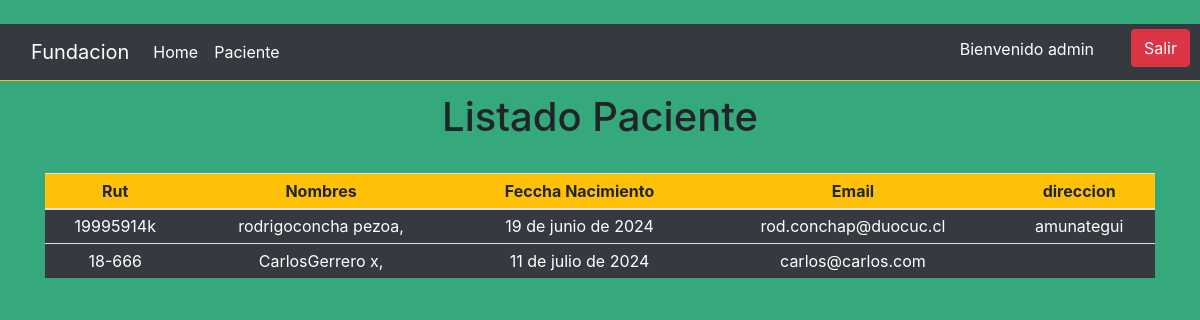
Screenshot of /fundacion/index/ (signed in) with the database file from the repository.
### alumnos/models.py (models this page shows, shortened)
class Alumno(models.Model):
    rut              = models.CharField(primary_key=True, max_length=10)
    nombre           = models.CharField(max_length=20)
    apellido_paterno = models.CharField(max_length=20)
    apellido_materno = models.CharField(max_length=20)
    fecha_nacimiento = models.DateField(blank=False, null=False)
    id_genero        = models.ForeignKey('Genero',on_delete=models.CASCADE, db_column='idGenero')
    telefono         = models.CharField(max_length=45)
    email            = models.EmailField(unique=True, max_length=100, blank=True, null=True)
    direccion        = models.CharField(max_length=50, blank=True, null=True)
    activo           = models.IntegerField()

### alumnos/views.py (the view)
# urls.py: path('index/', views.index, name='index'),
@login_required
def index(request):
    alumnos = Alumno.objects.all()
    context = {"alumnos": alumnos}
    return render(request, 'alumnos/index.html', context)

### alumnos/templates/alumnos/index.html (shortened to what this page needs)
{% extends 'alumnos/base.html'  %}
{% load static %}
    {% block contenido %}
    <h1>Listado Paciente</h1>
    <br>
    <div class="container">
        <table class="table table-sm table-hover bg-dark text-white py-5 ">
                <thead class="btn-warning">
                    <tr>
                    <th>Rut</th>
                    <th>Nombres</th>
                    <th>Feccha Nacimiento</th>
                    <th>Email</th>
                    <th>direccion</th>
                    </tr>
                </thead>
                <tbody>
                    {% for alumno in alumnos %}
                    <tr>
                        <td> {{ alumno.rut }}</td>
                        <td> {{ alumno.nombre }}{{ alumno.apellido_paterno }}
                            {{ alumno.apellido_materno }},</td>
                            <td> {{ alumno.fecha_nacimiento }}</td>
                            <td>{{ alumno.email }}</td>
                            <td>{{ alumno.direccion }}</td>
                    </tr>
                    {% endfor %}
                </tbody>
    </table>
    </div>
    {% endblock  %}

### alumnos/templates/alumnos/base.html (shortened to what this page needs)
{% load static %}
<!DOCTYPE html>
<html lang="es">
<head>
    <link rel="stylesheet" href="{% static '/css/bootstrap.min.css'  %}">
    <link rel="stylesheet" href="{% static '/css/estilos.css'  %}">
</head>
<body>
    <nav class="navbar navbar-expand-lg bg-dark border-bottom border-warning text-white">
        <div class="container-fluid">
          <a class="navbar-brand text-white" href="{% url 'index'%}">Fundacion</a>
          <div class="collapse navbar-collapse" id="navbarNavDropdown">
            <ul class="navbar-nav">
              <li class="nav-item">
                <a class="nav-link active text-white" aria-current="page" href="{% url 'index'%}">Home</a>
              </li>
              <li class="nav-item">
                <a class="nav-link text-white" href="{% url 'paciente_list'%}">Paciente</a>
              </li>
            </ul>
            {% if request.user.is_authenticated %}
            <li class="nav-item" id="acceso">
              <p class="nav-link ">Bienvenido {{user.username}}</p>
              <a href="{% url 'salir' %}" class="btn btn-danger">Salir</a>
            </li>
            {% else  %}
            <li class="nav-item" id="acceso">
              <p class="nav-link ">Bienvenido</p>
            </li>
            {% endif %}
          </div>
        </div>
      </nav>
    {% block contenido %}
    {% endblock  %}
</body>
</html>

### alumnos/static/css/estilos.css (style rules this page uses)
body { padding: 2% 0; background: rgb(53, 168, 124); text-align: center; }
h1,form { margin-top: 1%; }
li { text-decoration: none; list-style: none; text-align: center; align-items: center; }
#acceso { position: absolute; height: 100%; top: 1px; right: 90px; display: flex; flex-direction: row; align-items: center; }
#acceso { position: absolute; top: 5px; }
#acceso a { position: absolute; top: 0; right: -80px; }
nav div ul li a { transition: all 60ms ease-in-out; }

### rows the page displays
Alumno: rut "19995914k", nombre "rodrigo", apellido_paterno "concha", apellido_materno "pezoa", fecha_nacimiento "19 de junio de 2024", email "rod.conchap@duocuc.cl", direccion "amunategui"
Alumno: rut "18-666", nombre "Carlos", apellido_paterno "Gerrero", apellido_materno "x", fecha_nacimiento "11 de julio de 2024", email "carlos@carlos.com"

### other values shown
{{ user.username }} "admin"
